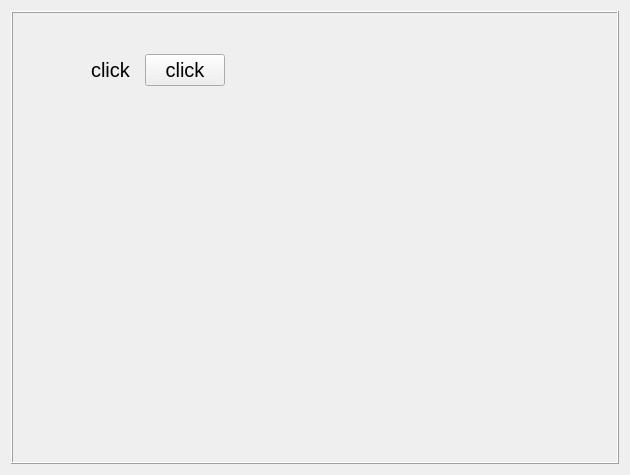
<?xml version="1.0" encoding="UTF-8"?>
<ui version="4.0">
 <author>peter mysliwy</author>
 <class>clickMe</class>
 <widget class="QWidget" name="clickMe">
  <property name="geometry">
   <rect>
    <x>0</x>
    <y>0</y>
    <width>630</width>
    <height>475</height>
   </rect>
  </property>
  <property name="sizePolicy">
   <sizepolicy hsizetype="Preferred" vsizetype="Preferred">
    <horstretch>0</horstretch>
    <verstretch>0</verstretch>
   </sizepolicy>
  </property>
  <property name="windowTitle">
   <string>Form</string>
  </property>
  <layout class="QVBoxLayout" name="verticalLayout">
   <item>
    <widget class="QFrame" name="frame">
     <property name="frameShape">
      <enum>QFrame::Box</enum>
     </property>
     <property name="frameShadow">
      <enum>QFrame::Raised</enum>
     </property>
     <widget class="QWidget" name="layoutWidget">
      <property name="geometry">
       <rect>
        <x>80</x>
        <y>40</y>
        <width>134</width>
        <height>38</height>
       </rect>
      </property>
      <layout class="QHBoxLayout" name="horizontalLayout">
       <item>
        <widget class="QLabel" name="label">
         <property name="font">
          <font>
           <pointsize>15</pointsize>
          </font>
         </property>
         <property name="text">
          <string>click</string>
         </property>
        </widget>
       </item>
       <item>
        <widget class="QPushButton" name="pushButton">
         <property name="font">
          <font>
           <pointsize>15</pointsize>
          </font>
         </property>
         <property name="text">
          <string>click</string>
         </property>
        </widget>
       </item>
      </layout>
     </widget>
    </widget>
   </item>
  </layout>
 </widget>
 <resources/>
 <connections/>
 <designerdata>
  <property name="gridDeltaX">
   <number>10</number>
  </property>
  <property name="gridDeltaY">
   <number>10</number>
  </property>
  <property name="gridSnapX">
   <bool>true</bool>
  </property>
  <property name="gridSnapY">
   <bool>true</bool>
  </property>
  <property name="gridVisible">
   <bool>false</bool>
  </property>
 </designerdata>
</ui>
